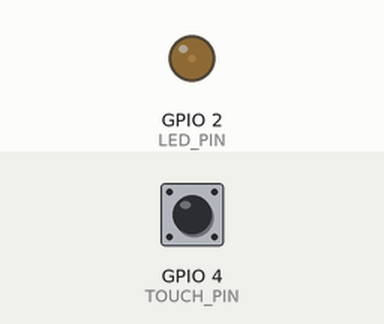
This sketch was run on a simulated ESP32. Parts: output pins drawn as LEDs (lit = HIGH). The test bench sets the inputs (shaded band); at power-on: GPIO 4 (TOUCH_PIN) HIGH. What the sketch prints to the serial monitor is not drawn.

Above: at 1.05 s.
At 1.4 s:
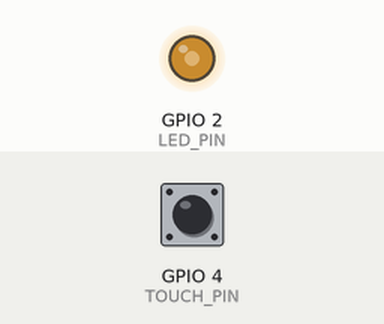
At 1.65 s:
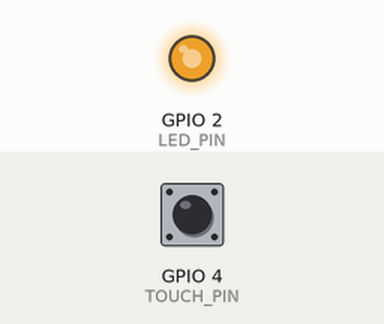
At 2.3 s:
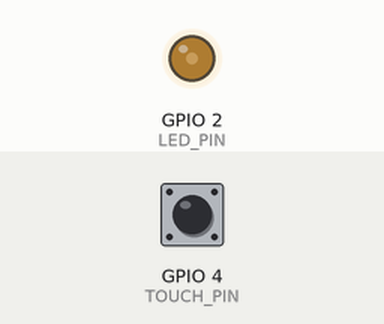
Timing chart, 0 to 4.6 s (numbered marks = the images above):
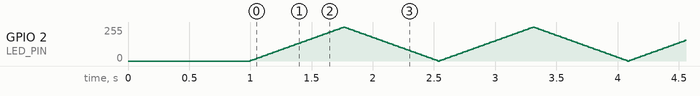

The sketch:

MultiGear_Touch_Breath.ino
```cpp
// 引脚定义，沿用实验4配置
#define TOUCH_PIN 4
#define LED_PIN 2
#define EXT_ISR_MODE 0

// 适配：触摸≈350，松开≈1000，阈值设中间值600
int threshold = 600;
int touchValue;

// 触摸防抖、边沿检测变量
int lastTouchState = 0;
unsigned long debounceTime = 50;
unsigned long lastDebounceTime = 0;

// 多档位调速核心
int gear = 1;          // 当前档位 1/2/3
int ledDuty = 0;       // PWM占空比 0~255
int step;              // 每档对应的呼吸步长
bool increase = true;  // 亮度递增/递减标记

void setup() {
  Serial.begin(115200);
  delay(1000);
  pinMode(LED_PIN, OUTPUT);
}

void loop() {
  unsigned long now = millis();
  touchValue = touchRead(TOUCH_PIN);
  Serial.printf("Touch:%d Gear:%d\n", touchValue, gear);

  // 触摸判定：数值小于600代表手指触碰
  int currTouchState = (touchValue < threshold) ? 1 : 0;

  // 触摸上升沿 + 软件防抖，切换档位
  if ((now - lastDebounceTime) > debounceTime) {
    if (currTouchState == 1 && lastTouchState == 0) {
      gear = gear % 3 + 1; // 档位循环 1→2→3→1
      lastDebounceTime = now;
      Serial.printf("档位切换至：%d\n", gear);
    }
    lastTouchState = currTouchState;
  }

  // 不同档位对应不同呼吸速度步长
  switch(gear) {
    case 1: step = 2;  break; // 慢速呼吸
    case 2: step = 5;  break; // 中速呼吸
    case 3: step = 10; break; // 快速呼吸
  }

  // PWM呼吸渐变逻辑
  if(increase) {
    ledDuty += step;
    if(ledDuty >= 255) increase = false;
  } else {
    ledDuty -= step;
    if(ledDuty <= 0) increase = true;
  }
  analogWrite(LED_PIN, ledDuty);
  delay(15);
}
```
